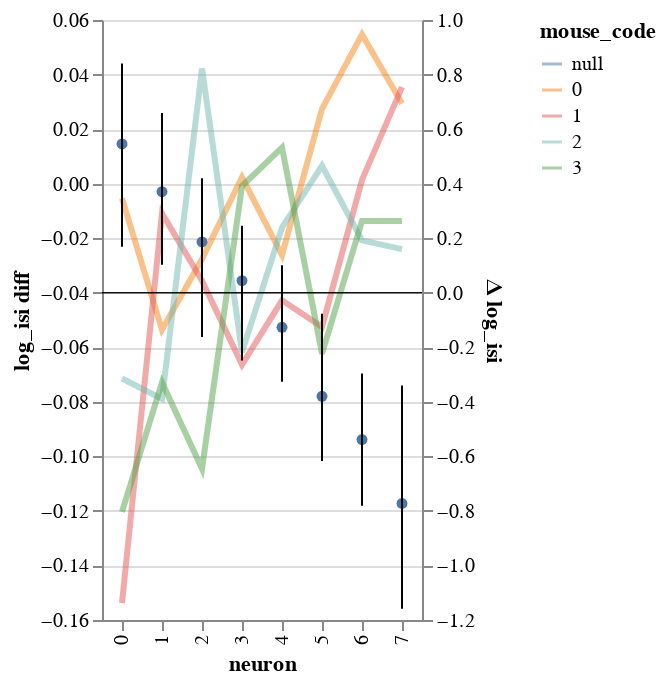

This figure's notebook cell:
### Markdown cell above
# Plot data and posterior

### Code cell
plot_data_and_posterior(df_both, y=f'{y} diff', x='neuron',color='mouse_code',title=y,hold_for_facet=False,add_box=False)

### Figure 1 — Vega-Lite specification as saved in the notebook (floating-point values rounded to 4 significant figures)
{"config": {"view": {"continuousWidth": 400, "continuousHeight": 300}}, "layer": [{"mark": {"type": "line", "fill": null, "opacity": 0.5, "size": 3}, "encoding": {"color": {"type": "nominal", "field": "mouse_code"}, "x": {"type": "ordinal", "field": "neuron"}, "y": {"type": "quantitative", "field": "log_isi diff"}}}, {"layer": [{"mark": {"type": "rule", "color": "black", "opacity": 0.4, "size": 0.1}, "encoding": {"y": {"type": "quantitative", "field": "zero"}}}, {"mark": {"type": "line", "color": "black", "point": true}, "encoding": {"x": {"type": "ordinal", "field": "neuron"}, "y": {"type": "quantitative", "field": "Bayes condition mean", "impute": {"value": "value"}}}}, {"mark": "rule", "encoding": {"x": {"type": "ordinal", "field": "neuron"}, "y": {"type": "quantitative", "field": "Bayes condition CI0", "scale": {"zero": false}, "title": "Δ log_isi"}, "y2": {"field": "Bayes condition CI1"}}}]}], "data": {"name": "data-0398eb9c206332f152a6a7cc545926c8"}, "resolve": {"scale": {"y": "independent"}}, "$schema": "https://vega.github.io/schema/vega-lite/v4.8.1.json", "datasets": {"data-0398eb9c206332f152a6a7cc545926c8": [{"neuron": 0.0, "mouse_code": 0.0, "i_trial": 0.0, "neuron_code": 0.0, "log_firing_rate": 0.1009, "Firing rate": 8.126, "firing_rate": 8.126, "i_spike": 0.25, "isi": -0.002009, "log_isi diff": -0.00542, "log_isi": null, "Bayes condition CI0": null, "Bayes condition CI1": null, "Bayes condition mean": null, "zero": 0}, {"neuron": 0.0, "mouse_code": 1.0, "i_trial": 0.0, "neuron_code": 0.0, "log_firing_rate": 0.2206, "Firing rate": 38.69, "firing_rate": 38.69, "i_spike": 16.0, "isi": -0.02627, "log_isi diff": -0.1537, "log_isi": null, "Bayes condition CI0": null, "Bayes condition CI1": null, "Bayes condition mean": null, "zero": 0}, {"neuron": 0.0, "mouse_code": 2.0, "i_trial": 0.0, "neuron_code": 0.0, "log_firing_rate": 0.2375, "Firing rate": 58.7, "firing_rate": 58.7, "i_spike": 9.25, "isi": -0.01337, "log_isi diff": -0.07144, "log_isi": null, "Bayes condition CI0": null, "Bayes condition CI1": null, "Bayes condition mean": null, "zero": 0}, {"neuron": 0.0, "mouse_code": 3.0, "i_trial": 0.0, "neuron_code": 0.0, "log_firing_rate": 0.02446, "Firing rate": -0.5464, "firing_rate": -0.5464, "i_spike": 14.0, "isi": -0.02154, "log_isi diff": -0.1204, "log_isi": null, "Bayes condition CI0": null, "Bayes condition CI1": null, "Bayes condition mean": null, "zero": 0}, {"neuron": 1.0, "mouse_code": 0.0, "i_trial": 0.0, "neuron_code": 0.0, "log_firing_rate": 0.7545, "Firing rate": 1241.0, "firing_rate": 1241.0, "i_spike": 6.0, "isi": -0.008327, "log_isi diff": -0.05359, "log_isi": null, "Bayes condition CI0": null, "Bayes condition CI1": null, "Bayes condition mean": null, "zero": 0}, {"neuron": 1.0, "mouse_code": 1.0, "i_trial": 0.0, "neuron_code": 0.0, "log_firing_rate": 0.4288, "Firing rate": 110.2, "firing_rate": 110.2, "i_spike": -1.25, "isi": -0.003047, "log_isi diff": -0.01085, "log_isi": null, "Bayes condition CI0": null, "Bayes condition CI1": null, "Bayes condition mean": null, "zero": 0}, {"neuron": 1.0, "mouse_code": 2.0, "i_trial": 0.0, "neuron_code": 0.0, "log_firing_rate": -0.02528, "Firing rate": -25.96, "firing_rate": -25.96, "i_spike": 9.0, "isi": -0.01183, "log_isi diff": -0.0789, "log_isi": null, "Bayes condition CI0": null, "Bayes condition CI1": null, "Bayes condition mean": null, "zero": 0}, {"neuron": 1.0, "mouse_code": 3.0, "i_trial": 0.0, "neuron_code": 0.0, "log_firing_rate": 0.02091, "Firing rate": 5.28, "firing_rate": 5.28, "i_spike": 8.0, "isi": -0.01075, "log_isi diff": -0.07288, "log_isi": null, "Bayes condition CI0": null, "Bayes condition CI1": null, "Bayes condition mean": null, "zero": 0}, {"neuron": 2.0, "mouse_code": 0.0, "i_trial": 0.0, "neuron_code": 0.0, "log_firing_rate": 0.006326, "Firing rate": 1.299, "firing_rate": 1.299, "i_spike": 3.75, "isi": -0.003573, "log_isi diff": -0.02763, "log_isi": null, "Bayes condition CI0": null, "Bayes condition CI1": null, "Bayes condition mean": null, "zero": 0}, {"neuron": 2.0, "mouse_code": 1.0, "i_trial": 0.0, "neuron_code": 0.0, "log_firing_rate": -0.05312, "Firing rate": -15.31, "firing_rate": -15.31, "i_spike": 6.5, "isi": -0.0045, "log_isi diff": -0.03558, "log_isi": null, "Bayes condition CI0": null, "Bayes condition CI1": null, "Bayes condition mean": null, "zero": 0}, {"neuron": 2.0, "mouse_code": 2.0, "i_trial": 0.0, "neuron_code": 0.0, "log_firing_rate": -0.06275, "Firing rate": -11.6, "firing_rate": -11.6, "i_spike": -7.75, "isi": 0.005427, "log_isi diff": 0.0422, "log_isi": null, "Bayes condition CI0": null, "Bayes condition CI1": null, "Bayes condition mean": null, "zero": 0}, {"neuron": 2.0, "mouse_code": 3.0, "i_trial": 0.0, "neuron_code": 0.0, "log_firing_rate": -0.2569, "Firing rate": -75.89, "firing_rate": -75.89, "i_spike": 16.5, "isi": -0.01265, "log_isi diff": -0.1045, "log_isi": null, "Bayes condition CI0": null, "Bayes condition CI1": null, "Bayes condition mean": null, "zero": 0}, {"neuron": 3.0, "mouse_code": 0.0, "i_trial": 0.0, "neuron_code": 0.0, "log_firing_rate": -0.1623, "Firing rate": -46.86, "firing_rate": -46.86, "i_spike": -1.5, "isi": -0.0002179, "log_isi diff": 0.002325, "log_isi": null, "Bayes condition CI0": null, "Bayes condition CI1": null, "Bayes condition mean": null, "zero": 0}, {"neuron": 3.0, "mouse_code": 1.0, "i_trial": 0.0, "neuron_code": 0.0, "log_firing_rate": 1.269, "Firing rate": 3568.0, "firing_rate": 3568.0, "i_spike": 10.5, "isi": -0.00722, "log_isi diff": -0.06644, "log_isi": null, "Bayes condition CI0": null, "Bayes condition CI1": null, "Bayes condition mean": null, "zero": 0}, {"neuron": 3.0, "mouse_code": 2.0, "i_trial": 0.0, "neuron_code": 0.0, "log_firing_rate": 0.1078, "Firing rate": 61.3, "firing_rate": 61.3, "i_spike": 10.0, "isi": -0.006992, "log_isi diff": -0.06177, "log_isi": null, "Bayes condition CI0": null, "Bayes condition CI1": null, "Bayes condition mean": null, "zero": 0}, {"neuron": 3.0, "mouse_code": 3.0, "i_trial": 0.0, "neuron_code": 0.0, "log_firing_rate": -0.07836, "Firing rate": -21.7, "firing_rate": -21.7, "i_spike": -1.0, "isi": -0.0001013, "log_isi diff": -0.0008916, "log_isi": null, "Bayes condition CI0": null, "Bayes condition CI1": null, "Bayes condition mean": null, "zero": 0}, {"neuron": 4.0, "mouse_code": 0.0, "i_trial": 0.0, "neuron_code": 0.0, "log_firing_rate": 0.2525, "Firing rate": 82.04, "firing_rate": 82.04, "i_spike": 5.0, "isi": -0.002704, "log_isi diff": -0.02619, "log_isi": null, "Bayes condition CI0": null, "Bayes condition CI1": null, "Bayes condition mean": null, "zero": 0}, {"neuron": 4.0, "mouse_code": 1.0, "i_trial": 0.0, "neuron_code": 0.0, "log_firing_rate": -0.08854, "Firing rate": -70.07, "firing_rate": -70.07, "i_spike": 8.5, "isi": -0.004246, "log_isi diff": -0.04278, "log_isi": null, "Bayes condition CI0": null, "Bayes condition CI1": null, "Bayes condition mean": null, "zero": 0}, {"neuron": 4.0, "mouse_code": 2.0, "i_trial": 0.0, "neuron_code": 0.0, "log_firing_rate": 0.03731, "Firing rate": 16.87, "firing_rate": 16.87, "i_spike": 3.25, "isi": -0.001482, "log_isi diff": -0.01607, "log_isi": null, "Bayes condition CI0": null, "Bayes condition CI1": null, "Bayes condition mean": null, "zero": 0}, {"neuron": 4.0, "mouse_code": 3.0, "i_trial": 0.0, "neuron_code": 0.0, "log_firing_rate": 0.05751, "Firing rate": 30.84, "firing_rate": 30.84, "i_spike": -2.5, "isi": 0.001301, "log_isi diff": 0.01324, "log_isi": null, "Bayes condition CI0": null, "Bayes condition CI1": null, "Bayes condition mean": null, "zero": 0}, {"neuron": 5.0, "mouse_code": 0.0, "i_trial": 0.0, "neuron_code": 0.0, "log_firing_rate": -0.2467, "Firing rate": -87.94, "firing_rate": -87.94, "i_spike": -5.25, "isi": 0.002339, "log_isi diff": 0.02744, "log_isi": null, "Bayes condition CI0": null, "Bayes condition CI1": null, "Bayes condition mean": null, "zero": 0}, {"neuron": 5.0, "mouse_code": 1.0, "i_trial": 0.0, "neuron_code": 0.0, "log_firing_rate": 0.4743, "Firing rate": 2778.0, "firing_rate": 2778.0, "i_spike": 12.75, "isi": -0.004267, "log_isi diff": -0.05252, "log_isi": null, "Bayes condition CI0": null, "Bayes condition CI1": null, "Bayes condition mean": null, "zero": 0}, {"neuron": 5.0, "mouse_code": 2.0, "i_trial": 0.0, "neuron_code": 0.0, "log_firing_rate": 0.137, "Firing rate": 53.37, "firing_rate": 53.37, "i_spike": -1.5, "isi": 0.0005112, "log_isi diff": 0.006554, "log_isi": null, "Bayes condition CI0": null, "Bayes condition CI1": null, "Bayes condition mean": null, "zero": 0}, {"neuron": 5.0, "mouse_code": 3.0, "i_trial": 0.0, "neuron_code": 0.0, "log_firing_rate": 0.4906, "Firing rate": 319.6, "firing_rate": 319.6, "i_spike": 14.5, "isi": -0.005119, "log_isi diff": -0.06233, "log_isi": null, "Bayes condition CI0": null, "Bayes condition CI1": null, "Bayes condition mean": null, "zero": 0}, {"neuron": 6.0, "mouse_code": 0.0, "i_trial": 0.0, "neuron_code": 0.0, "log_firing_rate": 0.08538, "Firing rate": 49.31, "firing_rate": 49.31, "i_spike": -15.0, "isi": 0.003861, "log_isi diff": 0.0547, "log_isi": null, "Bayes condition CI0": null, "Bayes condition CI1": null, "Bayes condition mean": null, "zero": 0}, {"neuron": 6.0, "mouse_code": 1.0, "i_trial": 0.0, "neuron_code": 0.0, "log_firing_rate": -0.03256, "Firing rate": -26.17, "firing_rate": -26.17, "i_spike": -1.0, "isi": 9.844e-05, "log_isi diff": 0.001379, "log_isi": null, "Bayes condition CI0": null, "Bayes condition CI1": null, "Bayes condition mean": null, "zero": 0}, {"neuron": 6.0, "mouse_code": 2.0, "i_trial": 0.0, "neuron_code": 0.0, "log_firing_rate": 0.042, "Firing rate": 19.39, "firing_rate": 19.39, "i_spike": 6.0, "isi": -0.001325, "log_isi diff": -0.02083, "log_isi": null, "Bayes condition CI0": null, "Bayes condition CI1": null, "Bayes condition mean": null, "zero": 0}, {"neuron": 6.0, "mouse_code": 3.0, "i_trial": 0.0, "neuron_code": 0.0, "log_firing_rate": 0.6787, "Firing rate": 1972.0, "firing_rate": 1972.0, "i_spike": 3.5, "isi": -0.0008522, "log_isi diff": -0.01374, "log_isi": null, "Bayes condition CI0": null, "Bayes condition CI1": null, "Bayes condition mean": null, "zero": 0}, {"neuron": 7.0, "mouse_code": 0.0, "i_trial": 0.0, "neuron_code": 0.0, "log_firing_rate": -0.2036, "Firing rate": -109.2, "firing_rate": -109.2, "i_spike": -9.5, "isi": 0.001637, "log_isi diff": 0.02942, "log_isi": null, "Bayes condition CI0": null, "Bayes condition CI1": null, "Bayes condition mean": null, "zero": 0}, {"neuron": 7.0, "mouse_code": 1.0, "i_trial": 0.0, "neuron_code": 0.0, "log_firing_rate": -0.1968, "Firing rate": -331.1, "firing_rate": -331.1, "i_spike": -13.0, "isi": 0.001828, "log_isi diff": 0.03538, "log_isi": null, "Bayes condition CI0": null, "Bayes condition CI1": null, "Bayes condition mean": null, "zero": 0}, {"neuron": 7.0, "mouse_code": 2.0, "i_trial": 0.0, "neuron_code": 0.0, "log_firing_rate": 0.05705, "Firing rate": 13.71, "firing_rate": 13.71, "i_spike": 7.0, "isi": -0.001363, "log_isi diff": -0.02399, "log_isi": null, "Bayes condition CI0": null, "Bayes condition CI1": null, "Bayes condition mean": null, "zero": 0}, {"neuron": 7.0, "mouse_code": 3.0, "i_trial": 0.0, "neuron_code": 0.0, "log_firing_rate": 0.268, "Firing rate": 334.0, "firing_rate": 334.0, "i_spike": 7.0, "isi": -0.0007127, "log_isi diff": -0.01366, "log_isi": null, "Bayes condition CI0": null, "Bayes condition CI1": null, "Bayes condition mean": null, "zero": 0}, {"neuron": 0.0, "mouse_code": null, "i_trial": 0.5, "neuron_code": 0.0, "log_firing_rate": 1.494, "Firing rate": 31.25, "firing_rate": 31.25, "i_spike": 35.75, "isi": 0.09881, "log_isi diff": null, "log_isi": -1.009, "Bayes condition CI0": 0.1685, "Bayes condition CI1": 0.8403, "Bayes condition mean": 0.5456, "zero": 0}, {"neuron": 1.0, "mouse_code": null, "i_trial": 0.5, "neuron_code": 4.0, "log_firing_rate": 1.9, "Firing rate": 84.09, "firing_rate": 84.09, "i_spike": 47.5, "isi": 0.07297, "log_isi diff": null, "log_isi": -1.137, "Bayes condition CI0": 0.1024, "Bayes condition CI1": 0.6593, "Bayes condition mean": 0.3703, "zero": 0}, {"neuron": 2.0, "mouse_code": null, "i_trial": 0.5, "neuron_code": 8.0, "log_firing_rate": 2.046, "Firing rate": 134.1, "firing_rate": 134.1, "i_spike": 51.75, "isi": 0.06664, "log_isi diff": null, "log_isi": -1.176, "Bayes condition CI0": -0.1623, "Bayes condition CI1": 0.4198, "Bayes condition mean": 0.1865, "zero": 0}, {"neuron": 3.0, "mouse_code": null, "i_trial": 0.5, "neuron_code": 12.0, "log_firing_rate": 2.14, "Firing rate": 142.7, "firing_rate": 142.7, "i_spike": 68.75, "isi": 0.05185, "log_isi diff": null, "log_isi": -1.289, "Bayes condition CI0": -0.2488, "Bayes condition CI1": 0.2457, "Bayes condition mean": 0.0444, "zero": 0}, {"neuron": 4.0, "mouse_code": null, "i_trial": 0.5, "neuron_code": 16.0, "log_firing_rate": 1.897, "Firing rate": 78.98, "firing_rate": 78.98, "i_spike": 76.0, "isi": 0.04579, "log_isi diff": null, "log_isi": -1.34, "Bayes condition CI0": -0.3268, "Bayes condition CI1": 0.1004, "Bayes condition mean": -0.1266, "zero": 0}, {"neuron": 5.0, "mouse_code": null, "i_trial": 0.5, "neuron_code": 20.0, "log_firing_rate": 2.277, "Firing rate": 195.4, "firing_rate": 195.4, "i_spike": 99.0, "isi": 0.03518, "log_isi diff": null, "log_isi": -1.454, "Bayes condition CI0": -0.6172, "Bayes condition CI1": -0.07664, "Bayes condition mean": -0.3798, "zero": 0}, {"neuron": 6.0, "mouse_code": null, "i_trial": 0.5, "neuron_code": 24.0, "log_firing_rate": 2.39, "Firing rate": 255.0, "firing_rate": 255.0, "i_spike": 122.0, "isi": 0.02877, "log_isi diff": null, "log_isi": -1.542, "Bayes condition CI0": -0.7815, "Bayes condition CI1": -0.296, "Bayes condition mean": -0.5384, "zero": 0}, {"neuron": 7.0, "mouse_code": null, "i_trial": 0.5, "neuron_code": 28.0, "log_firing_rate": 2.5, "Firing rate": 317.8, "firing_rate": 317.8, "i_spike": 153.5, "isi": 0.02281, "log_isi diff": null, "log_isi": -1.643, "Bayes condition CI0": -1.159, "Bayes condition CI1": -0.3403, "Bayes condition mean": -0.7725, "zero": 0}]}}
